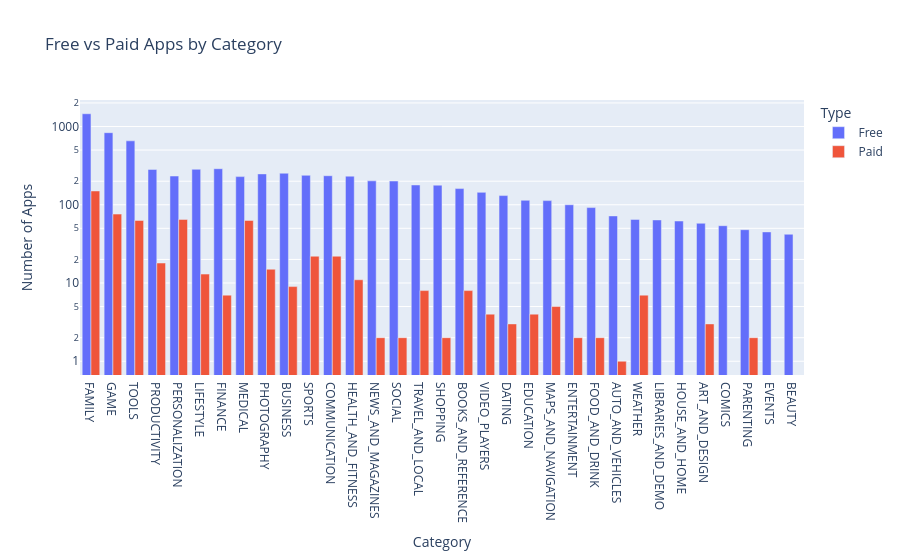

The cell this chart's notebook holds for it:
### Markdown cell above
**Challenge**: Use the plotly express bar [chart examples](https://plotly.com/python/bar-charts/#bar-chart-with-sorted-or-ordered-categories) and the [.bar() API reference](https://plotly.com/python-api-reference/generated/plotly.express.bar.html#plotly.express.bar) to create this bar chart: 

<img src=https://imgur.com/LE0XCxA.png>

You'll want to use the `df_free_vs_paid` DataFrame that you created above that has the total number of free and paid apps per category. 

See if you can figure out how to get the look above by changing the `categoryorder` to 'total descending' as outlined in the documentation here [here](https://plotly.com/python/categorical-axes/#automatically-sorting-categories-by-name-or-total-value).

### Code cell
g_bar = px.bar(df_free_vs_paid,
               x='Category',
               y='App',
               title='Free vs Paid Apps by Category',
               color='Type',
               barmode='group')
 
g_bar.update_layout(xaxis_title='Category',
                    yaxis_title='Number of Apps',
                    xaxis={'categoryorder':'total descending'},
                    yaxis=dict(type='log'))
 
g_bar

### Figure 1 — Plotly figure (JSON) as saved in the notebook; plotly's stock layout.template omitted (floating-point values rounded to 4 significant figures)
{"data": [{"alignmentgroup": "True", "hovertemplate": "Type=Free<br>Category=%{x}<br>App=%{y}<extra></extra>", "legendgroup": "Free", "marker": {"color": "#636efa", "pattern": {"shape": ""}}, "name": "Free", "offsetgroup": "Free", "orientation": "v", "showlegend": true, "textposition": "auto", "type": "bar", "x": ["ART_AND_DESIGN", "AUTO_AND_VEHICLES", "BEAUTY", "BOOKS_AND_REFERENCE", "BUSINESS", "COMICS", "COMMUNICATION", "DATING", "EDUCATION", "ENTERTAINMENT", "EVENTS", "FAMILY", "FINANCE", "FOOD_AND_DRINK", "GAME", "HEALTH_AND_FITNESS", "HOUSE_AND_HOME", "LIBRARIES_AND_DEMO", "LIFESTYLE", "MAPS_AND_NAVIGATION", "MEDICAL", "NEWS_AND_MAGAZINES", "PARENTING", "PERSONALIZATION", "PHOTOGRAPHY", "PRODUCTIVITY", "SHOPPING", "SOCIAL", "SPORTS", "TOOLS", "TRAVEL_AND_LOCAL", "VIDEO_PLAYERS", "WEATHER"], "xaxis": "x", "y": [58, 72, 42, 161, 253, 54, 235, 131, 114, 100, 45, 1456, 289, 92, 834, 232, 62, 64, 284, 113, 229, 202, 48, 233, 248, 283, 178, 201, 238, 656, 179, 144, 65], "yaxis": "y"}, {"alignmentgroup": "True", "hovertemplate": "Type=Paid<br>Category=%{x}<br>App=%{y}<extra></extra>", "legendgroup": "Paid", "marker": {"color": "#EF553B", "pattern": {"shape": ""}}, "name": "Paid", "offsetgroup": "Paid", "orientation": "v", "showlegend": true, "textposition": "auto", "type": "bar", "x": ["ART_AND_DESIGN", "AUTO_AND_VEHICLES", "BOOKS_AND_REFERENCE", "BUSINESS", "COMMUNICATION", "DATING", "EDUCATION", "ENTERTAINMENT", "FAMILY", "FINANCE", "FOOD_AND_DRINK", "GAME", "HEALTH_AND_FITNESS", "LIFESTYLE", "MAPS_AND_NAVIGATION", "MEDICAL", "NEWS_AND_MAGAZINES", "PARENTING", "PERSONALIZATION", "PHOTOGRAPHY", "PRODUCTIVITY", "SHOPPING", "SOCIAL", "SPORTS", "TOOLS", "TRAVEL_AND_LOCAL", "VIDEO_PLAYERS", "WEATHER"], "xaxis": "x", "y": [3, 1, 8, 9, 22, 3, 4, 2, 150, 7, 2, 76, 11, 13, 5, 63, 2, 2, 65, 15, 18, 2, 2, 22, 63, 8, 4, 7], "yaxis": "y"}], "layout": {"barmode": "group", "legend": {"title": {"text": "Type"}, "tracegroupgap": 0}, "title": {"text": "Free vs Paid Apps by Category"}, "xaxis": {"anchor": "y", "categoryorder": "total descending", "domain": [0, 1], "title": {"text": "Category"}}, "yaxis": {"anchor": "x", "domain": [0, 1], "title": {"text": "Number of Apps"}, "type": "log"}}}
